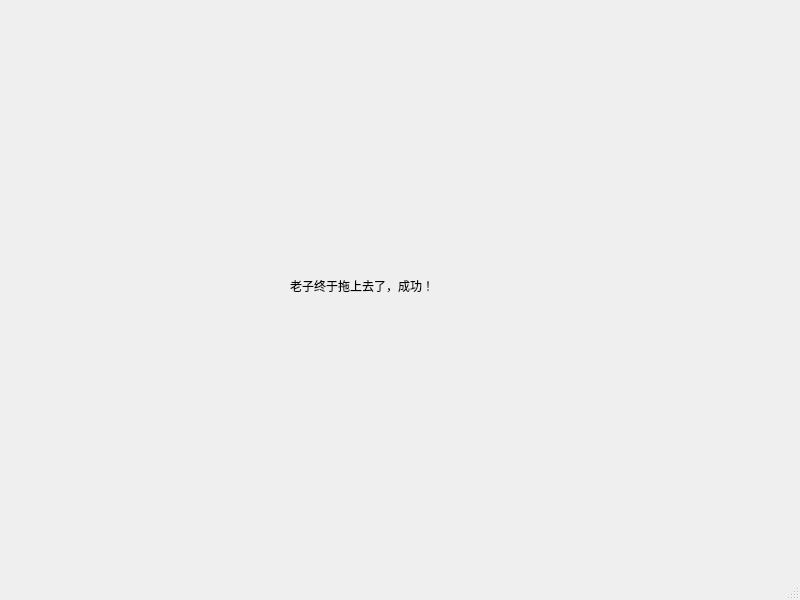
<?xml version="1.0" encoding="UTF-8"?>
<ui version="4.0">
 <class>MainWindow</class>
 <widget class="QMainWindow" name="MainWindow">
  <property name="geometry">
   <rect>
    <x>0</x>
    <y>0</y>
    <width>800</width>
    <height>600</height>
   </rect>
  </property>
  <property name="windowTitle">
   <string>MainWindow</string>
  </property>
  <widget class="QWidget" name="centralwidget">
   <widget class="QLabel" name="label">
    <property name="geometry">
     <rect>
      <x>290</x>
      <y>270</y>
      <width>141</width>
      <height>31</height>
     </rect>
    </property>
    <property name="text">
     <string>老子终于拖上去了，成功！</string>
    </property>
   </widget>
  </widget>
  <widget class="QMenuBar" name="menubar">
   <property name="geometry">
    <rect>
     <x>0</x>
     <y>0</y>
     <width>800</width>
     <height>23</height>
    </rect>
   </property>
  </widget>
  <widget class="QStatusBar" name="statusbar"/>
 </widget>
 <resources/>
 <connections/>
</ui>
